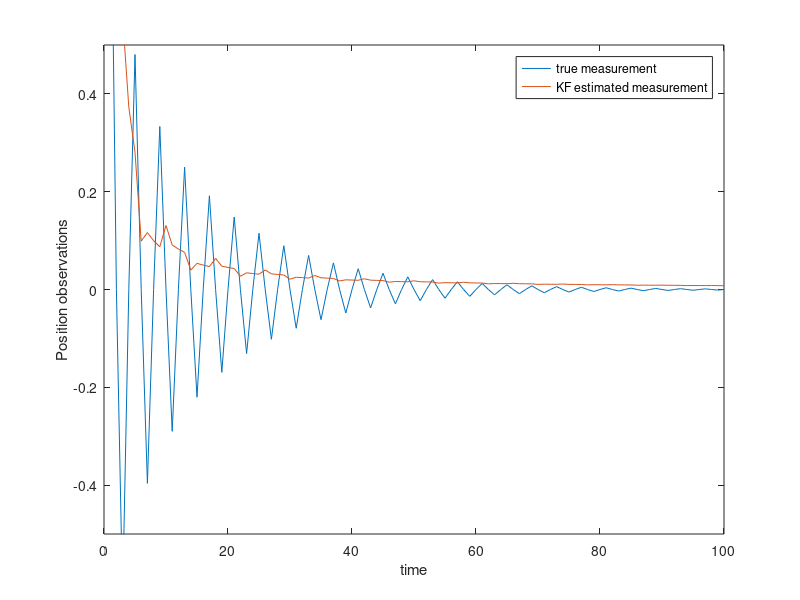

MATLAB code for this plot:
clc, clear all, close all;
%constants initialised to one.
M = 1;
m = 1;
b = 1;
I = 1;
g = 1;
l = 1;

p = I*(M+m)+M*m*l^2; %denominator for the A and B matrices

A = [0      1              0           0;
     0 -(I+m*l^2)*b/p  (m^2*g*l^2)/p   0;
     0      0              0           1;
     0 -(m*l*b)/p       m*g*l*(M+m)/p  0];
B = [     0;
     (I+m*l^2)/p;
          0;
        m*l/p];
C = [1 0 0 0;
     0 0 1 0];
D = [0;
     0];

 dt=0.1;
 tfin = 5;
 tspan = 0:dt:tfin;
 
 sysc = ss(A,B,C,D);
 sysd = c2d(sysc,dt);
 %discretisation
 Ad = sysd.A;
Bd = sysd.B;
Cd = sysd.C;
Dd = sysd.D;

%Simulation
mu = [1 0 0.1 0]';
sigma = eye(4);

u =0;
w1 = normrnd(0,0.1,100,1);
w3 = normrnd(0,0.2,100,1);
w2 = normrnd(0,0.1,100,1);
w4 = normrnd(0,0.3,100,1);
%disturbance
wn= [w1,w2,w3,w4];
%disturbance covariance matrix
Q = [0.1 0 0 0; 
    0 0.2 0 0;
    0 0 0.1 0;
    0 0 0 0.3;]; 

%gaussian noise
 %v1 = normrnd(0,.2,100,1);
 %v3 = normrnd(0,.2,100,1);
%poisson noise
 v1=poissrnd(0.1,100,1);
 v3=poissrnd(0.1,100,1);
vn= [v1,v3]; 
% R = [.2 0;
%      0 .2];
 R=cov(vn);
G=eye(4);

H = [1 0;0 1];
%linear simulations
% x(:,1) = mu;
% for i=1 :100
%      x(:,i+1) = Ad*(x(:,i))+Bd*u + (G*w(i,:)');
%      y(:,i) = Cd*x(:,i) + H*v(i,:)';
% end
% xreal(:,1) = mu;
% for i=1 :100
%     xreal(:,i+1) = Ad*(xreal(:,i))+Bd*u;
%     yreal ?,i) = Cd*(xreal(:,i));
% end

%non-linear simulations
xreal(:,1) = mu;
for i=1 :100
     t= xreal(3,i);
  x= xreal(1,i);
 v= xreal(2,i);
  w= xreal(4,i);
    xreal(:,i+1)=[v;
(4*(0+w^2*sin(t)*0.5 - 0.5*x + cos(t)*sin(t)*0.25))/(4-cos(t)^2);
w;
(4*((-0.5*sin(t)) - 0 - w^2*cos(t)*sin(t)*0.25 + x*cos(t)*0.25))/(4-cos(t)*sin(t))];
    yreal(:,i) = C*(xreal(:,i));
end
xn(:,1) = mu;

%noisy observation simulation
for i=1 :100
     xn(:,i+1) = xreal(:,i+1)+wn(i,:)';
     y(:,i) = C*xn(:,i) + H*vn(i,:)';
end
%  xreal(:,1) = mu;
% for i=1 :100
%     xreal(:,i+1) = A*(xreal(:,i))+B*u;
%     yreal ?,i) = C*(xreal(:,i));
% end

% plot(1:100,y(2,:),1:100,yreal(2,:)),legend('noisy observation','true observation'),xlabel('time'),ylabel('Angle observations')
%plot(1:100,y(1,:),1:100,yreal(1,:))


% %% kalman filter

%Q = [1 0; 0 2];  % process noise w
G = eye(4); % is the matrix associated with process noise w_k (like A)
%R = 0.1; % measurement noise v
K = [];


xest_b(:,1) =mu;
xest_c(:,1)= mu;

Pest_b(:,:,1) = sigma;
Pest_c(:,:,1) = sigma;

for n=1:100

xest_b(:,n+1) = A*xest_c(:,n)+B*u; %estimate with data before current
Pest_b(:,:,n+1) = A*Pest_c(:,:,n)*A' + Q; % estimate with data before current

K(:,:,n) = Pest_c(:,:,n)*(C'*inv(C*Pest_c(:,:,n)*C' + R));

xest_c(:,n+1) = xest_c(:,n)+(K(:,:,n)*(yreal(n)-C*xest_c(:,n)));
Pest_c(:,:,n+1) = (eye(4)- K(:,:,n)*C)*Pest_c(:,:,n);
yest(:,n) = C*xest_c(:,n);

end


 plot(1:100,yreal(1,:),1:100,yest(1,:))
   legend('true measurement','KF estimated measurement'), axis([0 100 -0.5 0.5]),xlabel('time'),ylabel('Position observations')





